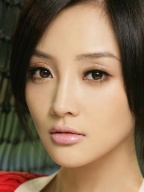
//> input picture pitch.jpg, 144 x 192 px
$ ./main   (built with g++ and OpenCV 4)
//> lines starting //> are read from the running program, lines starting //| are printed output that depends on the picture
### imgwarp_mls.h
#ifndef IMGTRANS_MLS_H
#define IMGTRANS_MLS_H

#include <opencv/cv.h>
#include <vector>
using std::vector;

using cv::Mat;
using cv::Mat_;
using cv::Point_;
using cv::Point;

//! The base class for Moving Least Square image warping.
/*!
 * Choose one of the subclasses, the easiest interface to generate
 * an output is to use setAllAndGenerate function.
 */
class ImgWarp_MLS
{
public:
    ImgWarp_MLS();
	virtual ~ImgWarp_MLS(){}

	//! Set all and generate an output.
	/*!
	  \param oriImg the image to be warped.
	  \param qsrc A list of "from" points.
	  \param qdst A list of "target" points.
	  \param outW The width of the output image.
	  \param outH The height of the output image.
	  \param transRatio 1 means warp to target points, 0 means no warping

	  This will do all the initialization and generate a warped image.
	  After calling this, one can later call genNewImg with different
	  transRatios to generate a warping animation.
	*/
	Mat setAllAndGenerate(const Mat & oriImg,
			const vector< Point_<int> > &qsrc,
			const vector< Point_<int> > &qdst,
			const int outW, const int outH,
			const double transRatio = 1);

	//! Generate the warped image.
	/*! This function generate a warped image using PRE-CALCULATED data.
	 *  DO NOT CALL THIS AT FIRST! Call this after at least one call of
	 *  setAllAndGenerate.
	 */
    Mat genNewImg(const Mat & oriImg, double transRatio);

	//! Calculate delta value which will be used for generating the warped image.
    virtual void calcDelta()=0;

	//! Parameter for MLS.
    double alpha;

	//! Parameter for MLS.
    int gridSize;

	//! Set the list of target points
    void setDstPoints(const vector< Point_< int > > &qdst);

    //! Set the list of source points
	void setSrcPoints(const vector< Point_< int > > &qsrc);

	//! The size of the original image. For precalculation.
    void setSize(int w, int h){srcW=w, srcH=h;}

	//! The size of output image
    void setTargetSize(const int outW, const int outH){
        tarW = outW;
        tarH = outH;
    }

protected:

    vector< Point_< double > > oldDotL, newDotL;

    int nPoint;

    Mat_<double> /*! \brief delta_x */rDx, /*! \brief delta_y */rDy;

    int srcW, srcH;
    int tarW, tarH;
};

#endif // IMGTRANS_MLS_H

### imgwarp_piecewiseaffine.h
#ifndef IMGTRANSPIECEWISEAFFINE_H
#define IMGTRANSPIECEWISEAFFINE_H

#include "imgwarp_mls.h"

class ImgWarp_PieceWiseAffine :
	public ImgWarp_MLS
{
public:
    //! How to deal with the background.
    /*!
        BGNone: No background is reserved.
        BGMLS: Use MLS to deal with the background.
        BGPieceWise: Use the same scheme for the background.
    */
    enum BGFill {
			BGNone, //! No background is reserved.
            BGMLS,  //! Use MLS to deal with the background.
			BGPieceWise}; //! Use the same scheme for the background.

	ImgWarp_PieceWiseAffine(void);
	~ImgWarp_PieceWiseAffine(void);

    void calcDelta();
    BGFill backGroundFillAlg;
private:
    Point_<double> getMLSDelta(int x, int y);
};

#endif //IMGTRANSPIECEWISEAFFINE_H

### imgwarp_mls.cpp
#include "imgwarp_mls.h"
#include <cstdio>

using cv::Vec3b;

ImgWarp_MLS::ImgWarp_MLS()
{
    gridSize = 5;
}

// [4 lines left out: function bilinear_interp, not called in this run]

Mat ImgWarp_MLS::setAllAndGenerate(const Mat & oriImg,
		const vector< Point_<int> > &qsrc,
		const vector< Point_<int> > &qdst,
		const int outW, const int outH,
		const double transRatio){
	setSize(oriImg.cols, oriImg.rows);
	setTargetSize(outW, outH);
	setSrcPoints(qsrc);
	setDstPoints(qdst);
	calcDelta();
	return genNewImg(oriImg, transRatio);
}


// [55 lines left out: function genNewImg, not called in this run]

// Set source points and prepare transformation matrices
void ImgWarp_MLS::setSrcPoints(const vector< Point_< int > > &qsrc)
{
    nPoint = qsrc.size();

    newDotL.clear();
    newDotL.reserve(nPoint);


    for (size_t i = 0; i<qsrc.size(); i++)
        newDotL.push_back(qsrc[i]);
    //std::copy(qsrc.begin(), qsrc.end(), newDotL.begin());

}

void ImgWarp_MLS::setDstPoints(const vector< Point_< int > > &qdst)
{
    nPoint = qdst.size();
    //oldDotL = Mat(nPoint, 2, CV_32FC1);
    oldDotL.clear();
    oldDotL.reserve(nPoint);

    for (size_t i = 0; i<qdst.size(); i++)
        oldDotL.push_back(qdst[i]);
    //std::copy(qdst.begin(), qdst.end(), oldDotL.begin());
}

### imgwarp_piecewiseaffine.cpp
#include "imgwarp_piecewiseaffine.h"
#include "delaunay.h"

#include <opencv/highgui.h>

using cv::Point2d;

ImgWarp_PieceWiseAffine::ImgWarp_PieceWiseAffine(void)
{
    backGroundFillAlg = BGNone;
}

ImgWarp_PieceWiseAffine::~ImgWarp_PieceWiseAffine(void)
{
}

// [73 lines left out: function getMLSDelta, not called in this run]

void ImgWarp_PieceWiseAffine::calcDelta(){
	Mat_< int > imgLabel = Mat_< int >::zeros(tarH, tarW);

	rDx = rDx.zeros(tarH, tarW);
	rDy = rDy.zeros(tarH, tarW);
	for (int i=0;i<this->nPoint;i++){
		//! Ignore points outside the target image
        if (oldDotL[i].x<0)
            oldDotL[i].x = 0;
        if (oldDotL[i].y<0)
            oldDotL[i].y = 0;
        if (oldDotL[i].x >= tarW)
            oldDotL[i].x = tarW - 1;
        if (oldDotL[i].y >= tarH)
            oldDotL[i].y = tarH - 1;

		rDx(oldDotL[i]) = newDotL[i].x-oldDotL[i].x;
		rDy(oldDotL[i]) = newDotL[i].y-oldDotL[i].y;
	}
	rDx(0, 0) = rDy(0, 0) = 0;
    rDx(tarH-1, 0) = rDy(0, tarW-1) = 0;
    rDy(tarH-1, 0) = rDy(tarH-1, tarW-1) = srcH-tarH;
    rDx(0, tarW-1) = rDx(tarH-1, tarW-1) = srcW-tarW;


	vector< Triangle > V;
	vector< Triangle >::iterator it;
	cv::Rect_<int> boundRect(0, 0, tarW, tarH);
    vector< Point_< double > > oL1 = oldDotL;
    if (backGroundFillAlg == BGPieceWise){
        oL1.push_back(Point2d(0,0));
        oL1.push_back(Point2d(0,tarH-1));
        oL1.push_back(Point2d(tarW-1, 0));
        oL1.push_back(Point2d(tarW-1,tarH-1));
    }
    // In order preserv the background
	V = ::delaunayDiv(oL1, boundRect);

// [4 lines of commented-out code are left out]
    Mat_<uchar> imgTmp = Mat_<uchar>::zeros(tarH, tarW);
	for (it=V.begin(); it!=V.end(); it++){
        cv::line(imgTmp, it->v[0], it->v[1], 255, 1, CV_AA);
        cv::line(imgTmp, it->v[0], it->v[2], 255, 1, CV_AA);
        cv::line(imgTmp, it->v[2], it->v[1], 255, 1, CV_AA);

		// Not interested in points outside the region.
		if (!(it->v[0].inside(boundRect) && it->v[1].inside(boundRect) && it->v[2].inside(boundRect)))
			continue;

		cv::fillConvexPoly(imgLabel, it->v, 3, cv::Scalar_<int>(it-V.begin()+1));
	}
	//imshow("imgTmp", imgTmp);
    //cvWaitKey(10);


    int i, j;

    Point_< int > v1, v2, curV;

    for (i = 0; ; i+=gridSize){
        if (i>=tarW && i<tarW+gridSize - 1)
            i=tarW-1;
        else if (i>=tarW)
            break;
        for (j = 0; ; j+=gridSize){
            if (j>=tarH && j<tarH+gridSize - 1)
                j = tarH - 1;
            else if (j>=tarH)
                break;
			int tId = imgLabel(j, i) - 1;
			if (tId<0){
                if (backGroundFillAlg == BGMLS){
                    Point_<double> dV = getMLSDelta(i, j);
                    rDx(j, i) = dV.x;
                    rDy(j, i) = dV.y;
                }
                else{
                    rDx(j, i) = -i;
                    rDy(j, i) = -j;
                }
				continue;
			}
			v1 = V[tId].v[1] - V[tId].v[0];
			v2 = V[tId].v[2] - V[tId].v[0];
			curV.x = i, curV.y = j;
			curV -= V[tId].v[0];

			double d0, d1, d2;
			d2 = double(v1.x * curV.y - curV.x * v1.y)/(v1.x*v2.y-v2.x*v1.y);
			d1 = double(v2.x * curV.y - curV.x * v2.y)/(v2.x*v1.y-v1.x*v2.y);
			//d1=d2=0;
			d0 = 1-d1-d2;
			rDx(j, i) = d0*rDx(V[tId].v[0]) + d1*rDx(V[tId].v[1]) + d2*rDx(V[tId].v[2]);
			rDy(j, i) = d0*rDy(V[tId].v[0]) + d1*rDy(V[tId].v[1]) + d2*rDy(V[tId].v[2]);
        }
    }
//    qDebug("Calc OK");
    // cout<<rDx<<endl;
}

### main.cpp
#include <opencv2/highgui/highgui.hpp>
#include <opencv2/imgproc/imgproc.hpp>
#include <iostream>
#include <fstream>
#include "imgwarp_piecewiseaffine.h"
using namespace std;
using namespace cv;

#define numLandmarks 83

int main(){
	ifstream finSrc, finDst;
	//read in dst img
	Mat src = imread("pitch.jpg", 1);
//> src is the input picture: 192 rows x 144 cols, CV_8UC3; mean B, G, R 85.9, 110.9, 136.1
	Rect rect(0, 0, src.cols, src.rows);
//> rect = Rect(0, 0, 144, 192)
    Subdiv2D subdiv(rect);

	//parse landmarks
	finSrc.open("pitchLandmarks.txt");
	finDst.open("baseLandmarks.txt");
	if (finSrc.fail() || finDst.fail()){
		cout<<"Couldn't open landmarks files"<<endl;
	}
	vector<Point_<int> > srcPoints;
	vector<Point_<int> > dstPoints;
	for (int i = 0; i < numLandmarks; i++){
		float x,y;
		finSrc>>x;
		finSrc>>y;
		srcPoints.push_back(Point_<int>( cvRound(x/100*src.cols),cvRound(y/100*src.rows) ));
		finDst>>x;
		finDst>>y;
		dstPoints.push_back(Point_<int>( cvRound(x/100*src.cols),cvRound(y/100*src.rows) ));
	}

	//piecewise affine
	ImgWarp_PieceWiseAffine warpper;
	warpper.backGroundFillAlg = ImgWarp_PieceWiseAffine::BGMLS;
	Mat warpDst = warpper.setAllAndGenerate(src, srcPoints, dstPoints, src.cols, src.rows, 1);
//> after the loop in calcDelta, `for (int i=0;i<this->nPoint;i++)`:
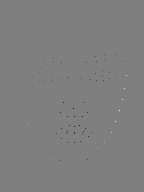
//> rDx: 192 rows x 144 cols, CV_64FC1; min -15, max 15, mean -0.0143; drawn with min black and max white
//> after the loop in calcDelta, `for (int i=0;i<this->nPoint;i++)`:
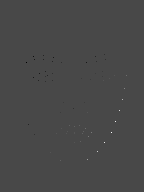
//> rDy: 192 rows x 144 cols, CV_64FC1; min -6, max 15, mean 0.00156; drawn with min black and max white
//> (the run ends here: the program needs code that is not available in this run, at `V = ::delaunayDiv(oL1, boundRect);`)
